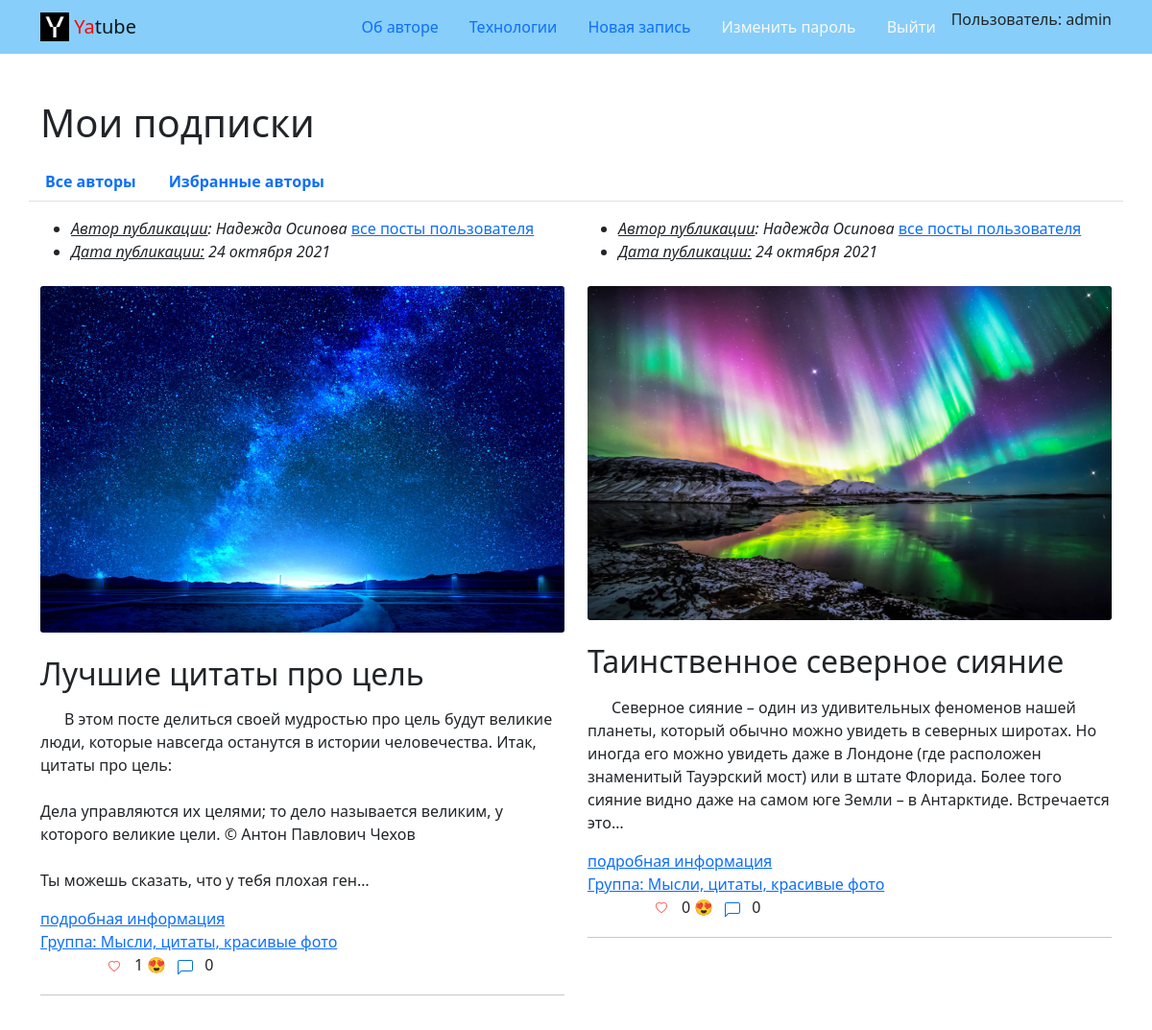
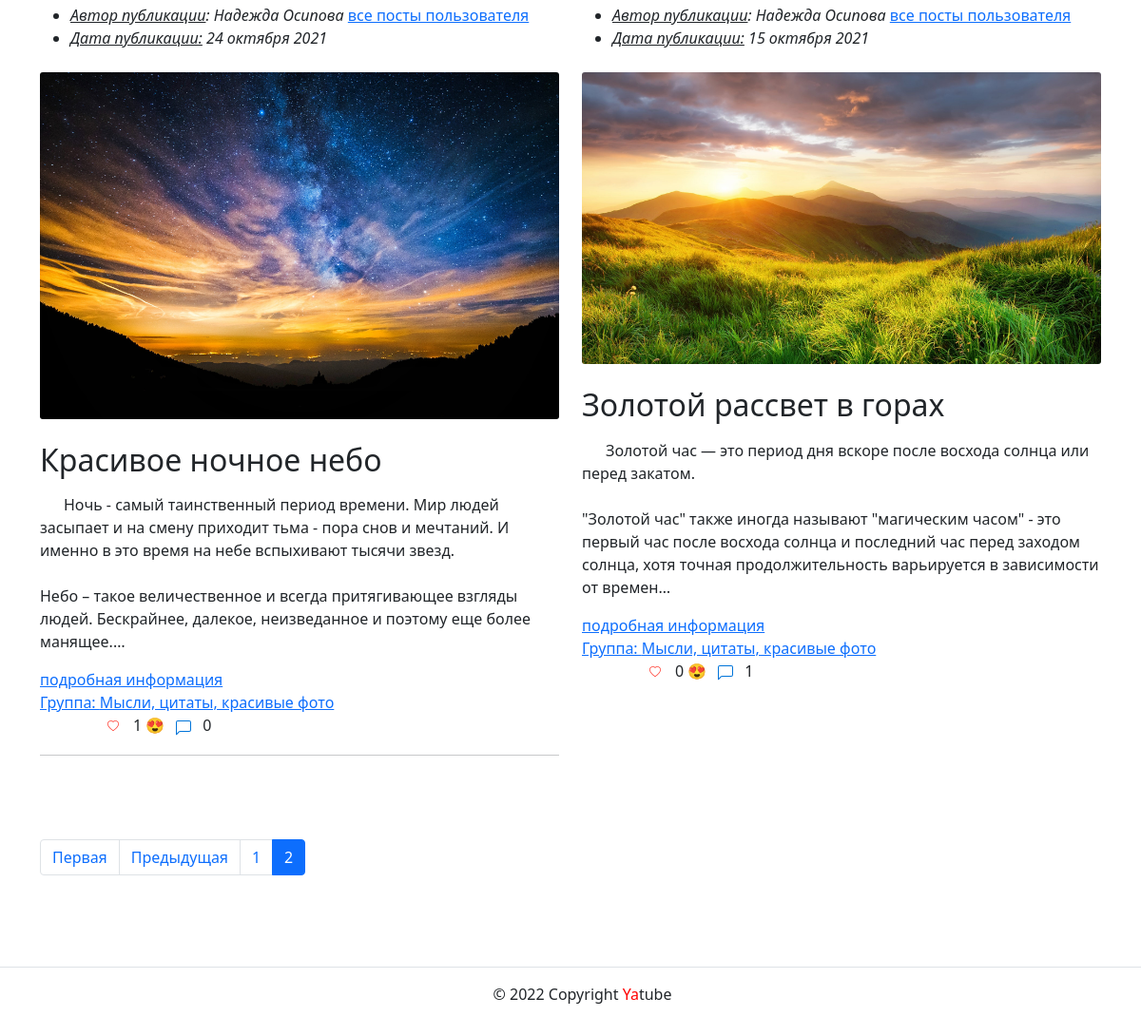
The page /follow/?page=2 (signed in) on the database its author committed (2 pictures, top to bottom).
### posts/models.py (models this page shows, shortened)
class Post(models.Model):
    title = models.CharField(max_length=200,)
    text = models.TextField()
    pub_date = models.DateTimeField(
        'Дата публикации',
        auto_now_add=True,
        db_index=True
    )
    author = models.ForeignKey(
        User,
        on_delete=models.CASCADE,
        related_name='posts'
    )
    group = models.ForeignKey(
        'Group',
        on_delete=models.SET_NULL,
        blank=True,
        null=True,
        related_name='posts',
    )
    image = models.ImageField(
        'Картинка',
        upload_to='posts/',
        blank=True
    )
    class Meta:
        ordering = ['-pub_date']

class Group(models.Model):
    title = models.CharField(max_length=200)
    slug = models.SlugField(unique=True)
    description = models.TextField()

### posts/views.py (the view)
# urls.py: path('follow/', views.follow_index, name='follow_index'),
@login_required
def follow_index(request):
    post_list = Post.objects.filter(author__following__user=request.user)
    page_number = request.GET.get('page')
    page_obj = get_page_obj(post_list, page_number, PAGE_COUNT)
    context = {
        'page_obj': page_obj,
    }
    return render(request, 'posts/follow.html', context)

### core/context_processors/year.py (called while the page is built)
def year(request):
    today = date.today()
    return {
        'year': today.year,
    }

### core/templatetags/user_filters.py (called while the page is built)
@register.filter
def like_filter(value, arg):
    return (arg.is_authenticated and
            Like.objects.filter(post=value, user=arg))

### posts/views.py (called while the page is built)
def get_page_obj(objects, page_number, items_on_list):
    return Paginator(objects, items_on_list).get_page(page_number)

### templates/posts/follow.html (shortened to what this page needs)
{% extends 'base.html' %}
{% block content %}
  <div class="container py-5">
    <h1> Мои подписки </h1>
    {% include 'posts/includes/switcher.html' %}
    <div class="row">
      {% for post in page_obj %}
        {% include 'posts/includes/post_list.html' %}
      {% endfor %}
    </div>
    {% include 'posts/includes/paginator.html' %}
  </div>
{% endblock %}

### templates/includes/header.html (shortened to what this page needs)
{% load static %}
<nav class="navbar navbar-light" style="background-color: lightskyblue">
  <div class="container">
    <a class="navbar-brand" href="{% url 'posts:index' %}">
      <img src="{% static 'img/logo.png' %}" width="30" height="30" class="d-inline-block align-top" alt="">
      <span style="color:red">Ya</span>tube
    </a>
      {% with request.resolver_match.view_name as view_name %}
      <ul class="nav nav-pills">
        <li class="nav-item">
          <a class="nav-link
             "
             href="{% url 'about:author' %}">Об авторе</a>
        </li>
        <li class="nav-item">
          <a class="nav-link
             "
             href="{% url 'about:tech' %}">Технологии</a>
        </li>
        {% if user.is_authenticated %}
        <li class="nav-item">
          <a class="nav-link
             "
             href="{% url 'posts:post_create' %}">Новая запись</a>
        </li>
        <li class="nav-item">
          <a class="nav-link link-light
             "
             href="{% url 'users:password_change' %}">Изменить пароль</a>
        </li>
        <li class="nav-item">
          <a class="nav-link link-light
             "
             href="{% url 'users:logout' %}">Выйти</a>
        </li>
        <li>
          Пользователь: {{ user.username }}
        {% endif %}
      </ul>
      {% endwith %}
  </div>
</nav>

### templates/posts/includes/post_list.html (shortened to what this page needs)
{% load thumbnail %}
{% load user_filters %}
  <div class="col-xs-6 col-md-6 col-sm-4 mb-4">
    <article>
      <ul>
        <li>
          <i><u>Автор публикации</u>: {{ post.author.get_full_name }}</i>
          <a href="{% url 'posts:profile' post.author.username %}">все посты пользователя</a>
        </li>
        <li>
          <i><u>Дата публикации:</u> {{ post.pub_date|date:"d E Y" }}</i>
        </li>
      </ul>
      {% thumbnail post.image "960x339" upscale=True as im %}
        <a class="link-without-decoration" href="{% url 'posts:post_detail' post.pk %}">
          <img class="card-img my-2" src="{{ im.url }}" alt="{{ post.text|truncatewords:5 }}">
        </a>
      {% endthumbnail %}
      <p><h2>{{ post.title }}</h2></p>
      <p>{{ post.text|linebreaksbr |truncatechars:300 }}</p>
      <a href="{% url 'posts:post_detail' post.pk %}">подробная информация </a>
    </article>
      {% if post.group.slug %}
      <a href="{% url 'posts:group_posts' post.group.slug %}">Группа: {{ post.group.title }}
      </a>
      {% endif %}
      <div class="d-flex justify-content-between align-items-center">
        <div class="btn-group">
          <div>
            {% if post|like_filter:user %}
              <a class="badge badge-pill"  href="{% url 'posts:post_dislike' post.pk %}" role="button">
                <b>Нравится</b> <svg xmlns="http://www.w3.org/2000/svg" width="15" height="15" fill="#ff4136" class="bi bi-heart" viewBox="0 0 20 20">
                <path d="m8 2.748-.717-.737C5.6.281 2.514.878 1.4 3.053c-.523 1.023-.641 2.5.314 4.385.92 1.815 2.834 3.989 6.286 6.357 3.452-2.368 5.365-4.542 6.286-6.357.955-1.886.838-3.362.314-4.385C13.486.878 10.4.28 8.717 2.01L8 2.748zM8 15C-7.333 4.868 3.279-3.04 7.824 1.143c.06.055.119.112.176.171a3.12 3.12 0 0 1 .176-.17C12.72-3.042 23.333 4.867 8 15z"/></svg>
              </a>
              {{ post.liking_post.count }}
            {% else %}
              <a class="badge badge-pill"  href="{% url 'posts:post_like' post.pk %}" role="button">
                <b>Нравится</b>
              </a>
              {{ post.liking_post.count }}
          {% endif %}
            😍
            <a class="badge badge-pill badge-light" href="{% url 'posts:add_comment' post.pk %}" role="button">
            </a>
            <span>{{ post.comments.count }}</span>
        </div>
      </div>
    </div>
    {% if not forloop.last %}<hr>{% endif %}
  </div>

### templates/base.html (style rules this page uses)
p { text-indent: 25px; }

### rows shown on the page
Post: author.get_full_name "Надежда Осипова", pub_date "24 октября 2021", shows a picture, title "Лучшие цитаты про цель", text "В этом посте делиться своей мудростью про цель будут великие люди, которые навсегда останутся в истории человечества. Итак, цитаты про цель: Дела управляются их целями; то дело называется великим, у которого великие цели. © Антон Павлович Чехов Ты можешь сказать, что у тебя плохая ген…", group "Мысли, цитаты, красивые фото", liking_post.count "1", comments.count "0"
Post: author.get_full_name "Надежда Осипова", pub_date "24 октября 2021", shows a picture, title "Таинственное северное сияние", text "Северное сияние – один из удивительных феноменов нашей планеты, который обычно можно увидеть в северных широтах. Но иногда его можно увидеть даже в Лондоне (где расположен знаменитый Тауэрский мост) или в штате Флорида. Более того сияние видно даже на самом юге Земли – в Антарктиде. Встречается это…", group "Мысли, цитаты, красивые фото", liking_post.count "0", comments.count "0"
Post: author.get_full_name "Надежда Осипова", pub_date "24 октября 2021", shows a picture, title "Красивое ночное небо", text "Ночь - самый таинственный период времени. Мир людей засыпает и на смену приходит тьма - пора снов и мечтаний. И именно в это время на небе вспыхивают тысячи звезд. Небо – такое величественное и всегда притягивающее взгляды людей. Бескрайнее, далекое, неизведанное и поэтому еще более манящее.…", group "Мысли, цитаты, красивые фото", liking_post.count "1", comments.count "0"
Post: author.get_full_name "Надежда Осипова", pub_date "15 октября 2021", shows a picture, title "Золотой рассвет в горах", text "Золотой час — это период дня вскоре после восхода солнца или перед закатом. \"Золотой час\" также иногда называют \"магическим часом\" - это первый час после восхода солнца и последний час перед заходом солнца, хотя точная продолжительность варьируется в зависимости от времен…", group "Мысли, цитаты, красивые фото", liking_post.count "0", comments.count "1"

### other values the page prints
{{ user.username }} "admin"
{{ i }} "1"
{{ i }} "2"
